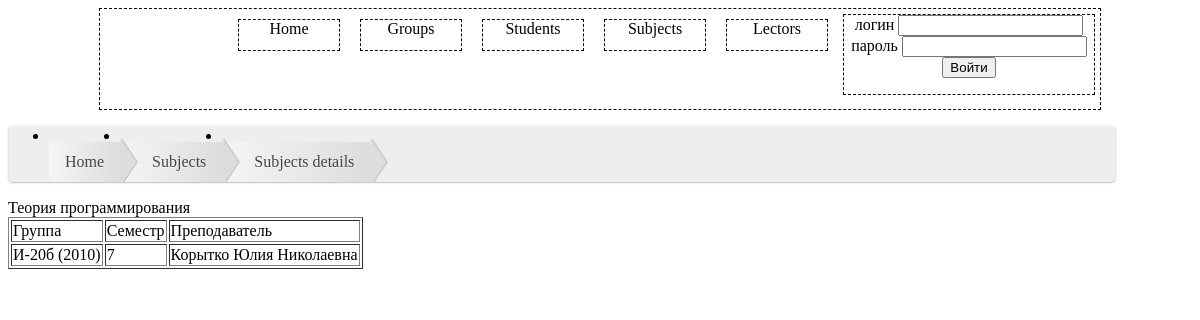
The app's page /subjects_details.php?subjectId=1, older data.
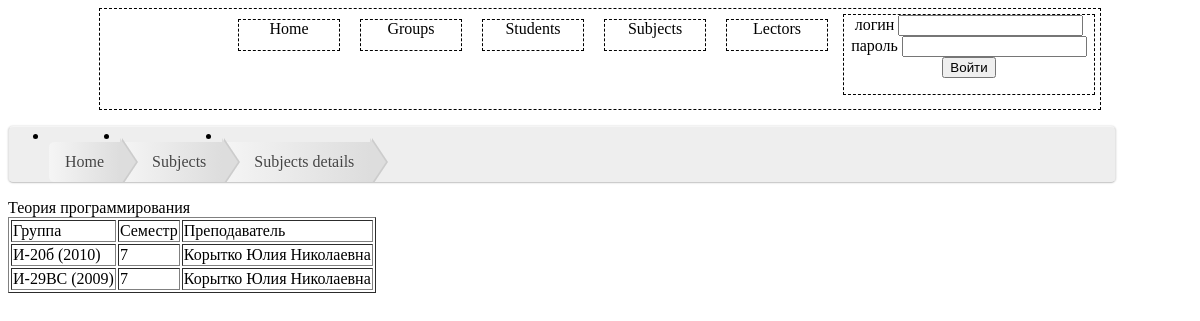
The same page, newer data.
### tables this page shows
CREATE TABLE IF NOT EXISTS `groups` (
  `group_id` int(10) NOT NULL AUTO_INCREMENT,
  `group_name` text,
  `specialty` text,
  PRIMARY KEY (`group_id`)
);

CREATE TABLE IF NOT EXISTS `groups_subjects` (
  `group_id` int(10) NOT NULL,
  `subject_id` int(10) NOT NULL,
  `semester` int(10) NOT NULL
);

CREATE TABLE IF NOT EXISTS `lectors` (
  `lector_id` int(10) NOT NULL AUTO_INCREMENT,
  `lector_name` text,
  `lector_position` text,
  `lector_email` text,
  `lector_login` tinytext,
  `lector_password` tinytext,
  `role` int(11) DEFAULT NULL,
  PRIMARY KEY (`lector_id`)
);

### subjects_details.php (the view, shortened to what this page needs)
<?
include('index.php');
	echo "<ul id=\"breadcrumbs\">
        <li><a href=\"index.php\">Home</a></li>
        <li><a href=\"list.php?info=subjects\">Subjects</a></li>
		<li><a href=\"subjects_details.php?subjectId=".$_GET['subjectId']."\">Subjects details</a></li>
    </ul>";
	$subjectId=$_GET['subjectId'];
    $querySubjects = "select * from subjects where subject_id=".$subjectId;
	$result = mysql_query($querySubjects);
	$row = mysql_fetch_array($result);
	echo $row['subject_title'];
	echo "<table border = 1>";
    echo "<tr>";
	   echo "<td>";
	   echo  "Группа";
	   echo "</td>";
	   echo "<td>";
	   echo  "Семестр";
	   echo "</td>";
	   echo "<td>";
	   echo  "Преподаватель";
	   echo "</td>";
	echo "</tr>";
	$queryGroup = "select * from groups where group_id in (select group_id from groups_subjects where subject_id in
(select subject_id from subjects where subject_id=".$subjectId."))";
	$result = mysql_query($queryGroup);
	while($row = mysql_fetch_array($result)){
		$querySemester = "SELECT semester  FROM groups_subjects where subject_id=".$subjectId;
		$result1=mysql_query($querySemester);
		$row1 = mysql_fetch_array($result1);
		$querylector = "SELECT lector_name FROM lectors where lector_id in (select lector_id from subjects where subject_id in (select subject_id from groups_subjects where subject_id=".$subjectId."))";
		$result2=mysql_query($querylector);
		$row2 = mysql_fetch_array($result2);
		echo "<tr>";
		echo"<td><a href=\"vedomost.php?subjectId=".$subjectId."&groupId=".$row['group_id']."\">".$row['group_name']."</a>"."</td>".
			"<td><a href=\"vedomost.php?subjectId=".$subjectId."&groupId=".$row['group_id']."\">".$row1['semester']."</a>"."</td>".
			"<td><a href=\"vedomost.php?subjectId=".$subjectId."&groupId=".$row['group_id']."\">".$row2['lector_name']."</a>"."</td>";
		echo "</tr>";
	}
	echo "</table>";
?>

Row changes from the older to the newer data that the page shows:
now on this page (row edited): groups: group_name "И-29ВС (2009)", groups_subjects.semester "7", lectors.lector_name "Корытко Юлия Николаевна"
